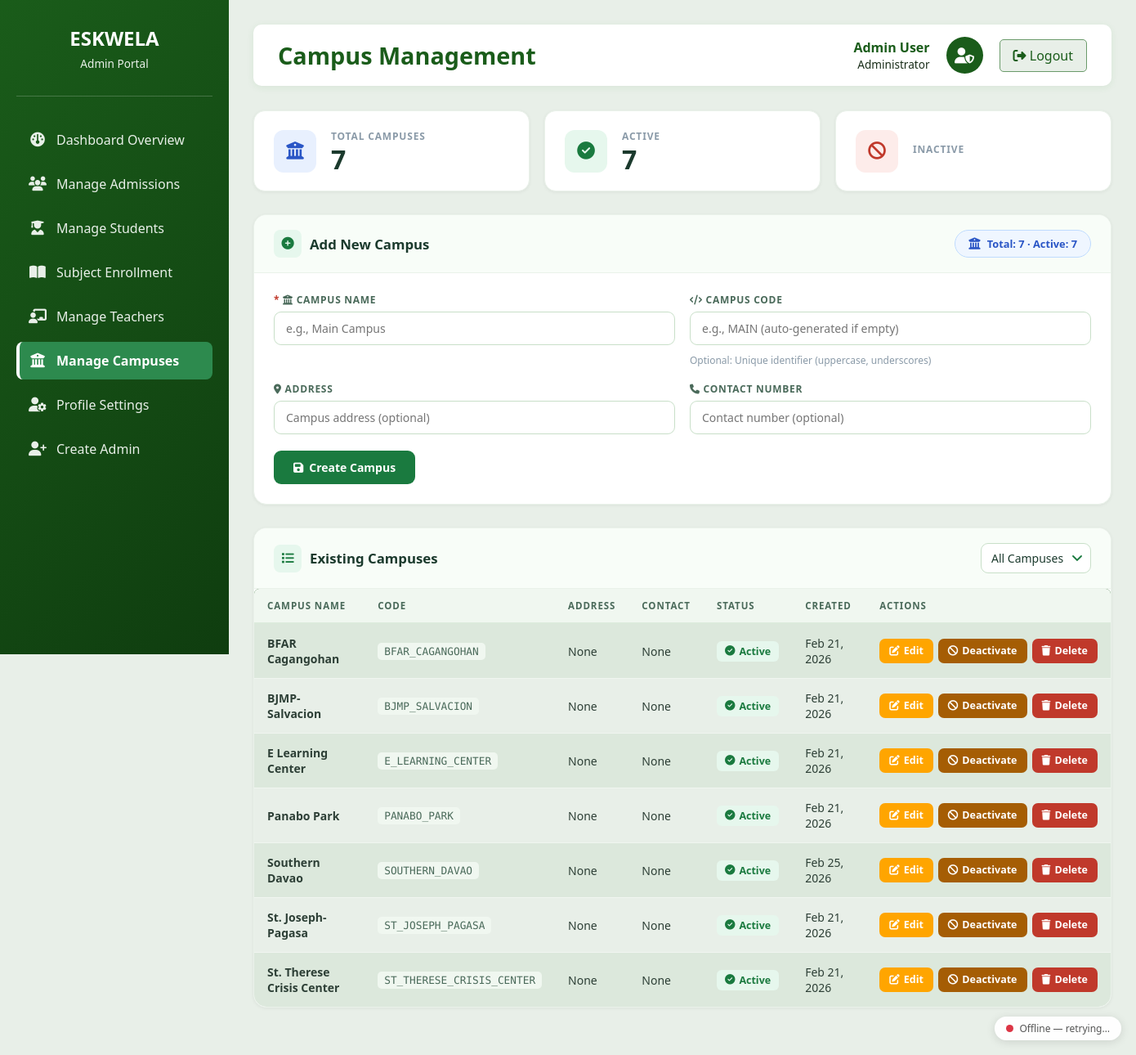
The page /campus_management/ (signed in) on the database its author committed.
### landing/models.py (models this page shows, shortened)
class Campus(models.Model):
    name = models.CharField(max_length=100, unique=True, verbose_name="Campus Name")
    code = models.CharField(
        max_length=20, unique=True, verbose_name="Campus Code", blank=True, null=True
    )
    address = models.TextField(blank=True, null=True, verbose_name="Campus Address")
    contact_number = models.CharField(
        max_length=20, blank=True, null=True, verbose_name="Contact Number"
    )
    is_active = models.BooleanField(default=True, verbose_name="Active")
    created_at = models.DateTimeField(auto_now_add=True)
    updated_at = models.DateTimeField(auto_now=True)
    class Meta:
        ordering = ["name"]
        verbose_name = "Campus"
        verbose_name_plural = "Campuses"

### landing/views.py (the view)
# urls.py: path("campus_management/", views.campus_management, name="campus_management"),
@login_required
@staff_member_required
@never_cache
def campus_management(request):
    if not request.user.is_staff:
        messages.error(request, "Access denied.")
        return redirect("home")
    campuses = Campus.objects.all().order_by("name")
    context = {
        "campuses": campuses,
        "total_campuses": campuses.count(),
        "active_campuses": campuses.filter(is_active=True).count(),
        "active_page": "campuses",
    }
    return render(request, "administrator/campus_management.html", context)

### landing/templates/administrator/campus_management.html (shortened to what this page needs)
{% extends 'administrator/admin_base.html' %}
{% block page_title %}Campus Management{% endblock %}
{% block content %}
<div class="cm-wrap">
    <div class="cm-stats">
        <div class="cm-stat">
            <div class="cm-stat-icon icon-total"><i class="fas fa-university"></i></div>
            <div class="cm-stat-body">
                <div class="cm-stat-label">Total Campuses</div>
                <div class="cm-stat-value">{{ total_campuses }}</div>
            </div>
        </div>
        <div class="cm-stat">
            <div class="cm-stat-icon icon-active"><i class="fas fa-check-circle"></i></div>
            <div class="cm-stat-body">
                <div class="cm-stat-label">Active</div>
                <div class="cm-stat-value">{{ active_campuses }}</div>
            </div>
        </div>
        <div class="cm-stat">
            <div class="cm-stat-icon icon-inactive"><i class="fas fa-ban"></i></div>
            <div class="cm-stat-body">
                <div class="cm-stat-label">Inactive</div>
            </div>
        </div>
    </div>
    <div class="cm-section">
        <div class="cm-section-header">
            <div class="cm-section-title">
                <div class="title-icon"><i class="fas fa-plus-circle"></i></div>
                Add New Campus
            </div>
            <div class="cm-summary-badge">
                <i class="fas fa-university"></i> Total: {{ total_campuses }} · Active: {{ active_campuses }}
            </div>
        </div>
        <div class="cm-form-body">
            <form method="POST" action="{% url 'create_campus' %}">
                <div class="cm-form-grid">
                    <div class="cm-form-group">
                        <label><span class="required-star">*</span> <i class="fas fa-university"></i> Campus Name</label>
                        <input type="text" name="name" class="cm-input" required placeholder="e.g., Main Campus">
                    </div>
                    <div class="cm-form-group">
                        <label><i class="fas fa-code"></i> Campus Code</label>
                        <input type="text" name="code" class="cm-input" placeholder="e.g., MAIN (auto-generated if empty)">
                        <span class="cm-hint">Optional: Unique identifier (uppercase, underscores)</span>
                    </div>
                    <div class="cm-form-group">
                        <label><i class="fas fa-map-marker-alt"></i> Address</label>
                        <input type="text" name="address" class="cm-input" placeholder="Campus address (optional)">
                    </div>
                    <div class="cm-form-group">
                        <label><i class="fas fa-phone"></i> Contact Number</label>
                        <input type="text" name="contact_number" class="cm-input" placeholder="Contact number (optional)">
                    </div>
                </div>
                <button type="submit" class="cm-btn btn-create">
                    <i class="fas fa-save"></i> Create Campus
                </button>
            </form>
        </div>
    </div>
    <div class="cm-section">
        <div class="cm-section-header">
            <div class="cm-section-title">
                <div class="title-icon"><i class="fas fa-list"></i></div>
                Existing Campuses
            </div>
            <div>
                <select id="filterStatus" class="cm-filter-select" onchange="filterCampuses()">
                    <option value="all">All Campuses</option>
                </select>
            </div>
        </div>
        <div class="cm-table-scroll">
            <table class="cm-table">
                <thead>
                    <tr>
                        <th>Campus Name</th>
                        <th>Code</th>
                        <th>Address</th>
                        <th>Contact</th>
                        <th>Status</th>
                        <th>Created</th>
                        <th>Actions</th>
                    </tr>
                </thead>
                <tbody>
                    {% for campus in campuses %}
                    <tr class="campus-row {% if not campus.is_active %}inactive-row{% endif %}"
                        data-status="{% if campus.is_active %}active{% else %}inactive{% endif %}">
                        <td><strong>{{ campus.name }}</strong></td>
                        <td><span class="campus-code">{{ campus.code }}</span></td>
                        <td>{{ campus.address|default:"—" }}</td>
                        <td>{{ campus.contact_number|default:"—" }}</td>
                        <td>
                            {% if campus.is_active %}
                            <span class="status-badge status-active">
                                <i class="fas fa-check-circle"></i> Active
                            </span>
                            {% else %}
                            <span class="status-badge status-inactive">
                                <i class="fas fa-ban"></i> Inactive
                            </span>
                            {% endif %}
                        </td>
                        <td>{{ campus.created_at|date:"M d, Y" }}</td>
                        <td>
                            <div class="act-group">
                                <button
                                    onclick="openEditModal('{{ campus.id }}', '{{ campus.name|escapejs }}', '{{ campus.code|escapejs }}', '{{ campus.address|escapejs }}', '{{ campus.contact_number|escapejs }}', '{% if campus.is_active %}true{% else %}false{% endif %}')"
                                    class="act-btn act-edit">
                                    <i class="fas fa-edit"></i> Edit
                                </button>
                                <form method="POST" action="{% url 'toggle_campus' campus.id %}" style="display: inline;">
                                    <button type="submit"
                                        class="act-btn {% if campus.is_active %}act-deactivate{% else %}act-activate{% endif %}"
                                        onclick="return confirm('{% if campus.is_active %}Deactivate{% else %}Activate{% endif %} this campus?')">
                                        <i class="fas {% if campus.is_active %}fa-ban{% else %}fa-check-circle{% endif %}"></i>
                                        {% if campus.is_active %}Deactivate{% else %}Activate{% endif %}
                                    </button>
                                </form>
                                <form method="POST" action="{% url 'delete_campus' campus.id %}" style="display: inline;"
                                    onsubmit="return confirm('⚠️ Are you sure you want to delete \'{{ campus.name|escapejs }}\'? This action cannot be undone.')">
                                    <button type="submit" class="act-btn act-delete">
                                        <i class="fas fa-trash"></i> Delete
                                    </button>
                                </form>
                            </div>
                        </td>
                    </tr>
                    {% endfor %}
                </tbody>
            </table>
        </div>
    </div>
</div>
{% endblock %}

### landing/templates/administrator/admin_base.html (shortened to what this page needs)
{% load static %}
<!DOCTYPE html>
<html lang="en">
<head>
    <link rel="stylesheet" href="https://cdnjs.cloudflare.com/ajax/libs/font-awesome/6.4.0/css/all.min.css">
    <link rel="stylesheet" href="{% static 'css/green-theme.css' %}">
</head>
<body data-dashboard="admin">
    <div class="dashboard-container">
        <div class="sidebar">
            <div class="logo-area">
                <h2>ESKWELA</h2>
                <p>Admin Portal</p>
            </div>
            <ul class="nav-menu">
                <li class="nav-item">
                    <a href="{% url 'admin_dashboard' %}"
                        class="nav-link {% if active_page == 'dashboard' %}active{% endif %}">
                        <i class="fas fa-dashboard"></i> Dashboard Overview
                    </a>
                </li>
                <li class="nav-item">
                    <a href="{% url 'admission_management' %}"
                        class="nav-link {% if active_page == 'admission' %}active{% endif %}">
                        <i class="fas fa-users"></i> Manage Admissions
                    </a>
                </li>
                <li class="nav-item">
                    <a href="{% url 'manage_students' %}"
                        class="nav-link {% if active_page == 'manage_students' %}active{% endif %}">
                        <i class="fas fa-user-graduate"></i> Manage Students
                    </a>
                </li>
                <li class="nav-item">
                    <a href="{% url 'subject_enrollment' %}"
                        class="nav-link {% if active_page == 'subject_enrollment' %}active{% endif %}">
                        <i class="fas fa-book-open"></i> Subject Enrollment
                    </a>
                </li>
                <li class="nav-item">
                    <a href="{% url 'teacher_management' %}"
                        class="nav-link {% if active_page == 'teachers' %}active{% endif %}">
                        <i class="fas fa-chalkboard-teacher"></i> Manage Teachers
                    </a>
                </li>
                <li class="nav-item">
                    <a href="{% url 'campus_management' %}"
                        class="nav-link {% if active_page == 'campuses' %}active{% endif %}">
                        <i class="fas fa-university"></i> Manage Campuses
                    </a>
                </li>
                <li class="nav-item">
                    <a href="{% url 'admin_profile' %}"
                        class="nav-link {% if active_page == 'profile' %}active{% endif %}">
                        <i class="fas fa-user-cog"></i> Profile Settings
                    </a>
                </li>
                {% if request.user.is_superuser %}
                <li class="nav-item">
                    <a href="{% url 'create_admin' %}"
                        class="nav-link {% if active_page == 'create_admin' %}active{% endif %}">
                        <i class="fas fa-user-plus"></i> Create Admin
                    </a>
                </li>
                {% endif %}
            </ul>
        </div>
        <div class="main-content">
            <div class="top-bar">
                <div class="page-title">
                    <h1>{% block page_title %}Admin Dashboard{% endblock %}</h1>
                </div>
                <div class="user-info">
                    <div class="user-details">
                        <div class="user-name">{{ request.user.get_full_name|default:request.user.username }}</div>
                        <div class="user-role">Administrator</div>
                    </div>
                    <div class="user-avatar">
                        <i class="fas fa-user-shield"></i>
                    </div>
                    <a href="#" class="logout-btn" id="logoutBtn">
                        <i class="fas fa-sign-out-alt"></i> Logout
                    </a>
                </div>
            </div>
            {% block content %}{% endblock %}
        </div>
    </div>
</body>
</html>

### rows shown on the page
Campus: name "BFAR Cagangohan", code "BFAR_CAGANGOHAN", address "None", contact_number "None", is_active True (drawn), created_at "Feb 21, 2026"
Campus: name "BJMP-Salvacion", code "BJMP_SALVACION", address "None", contact_number "None", is_active True (drawn), created_at "Feb 21, 2026"
Campus: name "E Learning Center", code "E_LEARNING_CENTER", address "None", contact_number "None", is_active True (drawn), created_at "Feb 21, 2026"
Campus: name "Panabo Park", code "PANABO_PARK", address "None", contact_number "None", is_active True (drawn), created_at "Feb 21, 2026"
Campus: name "Southern Davao", code "SOUTHERN_DAVAO", address "None", contact_number "None", is_active True (drawn), created_at "Feb 25, 2026"
Campus: name "St. Joseph-Pagasa", code "ST_JOSEPH_PAGASA", address "None", contact_number "None", is_active True (drawn), created_at "Feb 21, 2026"
Campus: name "St. Therese Crisis Center", code "ST_THERESE_CRISIS_CENTER", address "None", contact_number "None", is_active True (drawn), created_at "Feb 21, 2026"

### other values the page prints
{{ request.user.get_full_name|default:request.user.username }} "Admin User"
{{ total_campuses }} "7"
{{ active_campuses }} "7"
